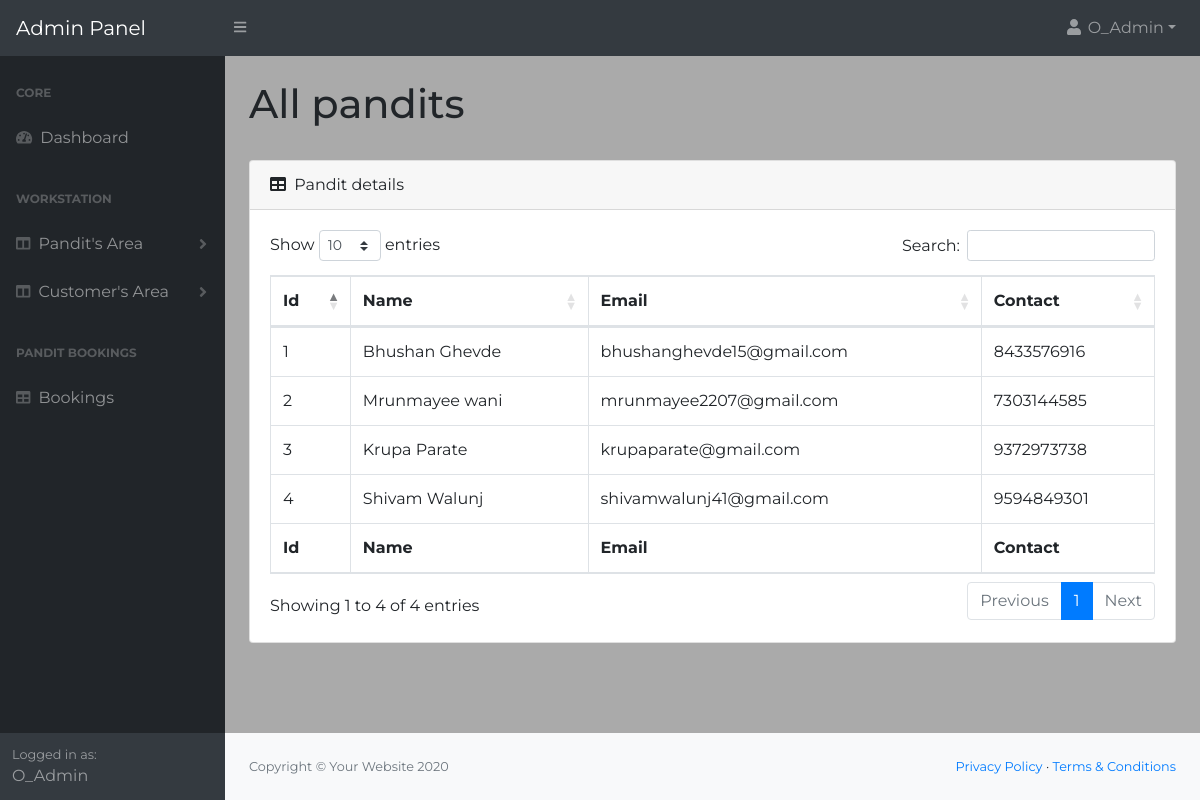
Page /AdminPanel/Dashboard/allcustomers.php (signed in) on the committed database.
### tables this page shows
CREATE TABLE `customers` (
  `customer_id` int(254) NOT NULL,
  `fullname` varchar(254) NOT NULL,
  `phone` bigint(10) NOT NULL,
  `email` varchar(254) NOT NULL,
  `password` varchar(254) NOT NULL,
  `CreationDate` timestamp NOT NULL DEFAULT current_timestamp() ON UPDATE current_timestamp()
);

### AdminPanel/Dashboard/allcustomers.php (the view, shortened to what this page needs)
<?php
include_once('../../includes/config.php');
?>
<!DOCTYPE html>
<html lang="en">
    <head>
        <link href="css/styles.css" rel="stylesheet" />
		<link href="css/stylesform.css" rel="stylesheet" />
        <link href="https://cdn.datatables.net/1.10.20/css/dataTables.bootstrap4.min.css" rel="stylesheet" />
    </head>
    <body class="sb-nav-fixed">
        <nav class="sb-topnav navbar navbar-expand navbar-dark bg-dark">
            <a class="navbar-brand" href="index.php">Admin Panel</a>
            <button class="btn btn-link btn-sm order-1 order-lg-0" id="sidebarToggle" href="#"><i class="fas fa-bars"></i></button>
            <ul class="navbar-nav ml-auto ml-md-0">
                <li class="nav-item dropdown">
                    <a class="nav-link dropdown-toggle" id="userDropdown" href="#" role="button" data-toggle="dropdown" aria-haspopup="true" aria-expanded="false"><i class="fas fa-user fa-fw"></i><?php
                echo " ".$_SESSION['name'];
            ?></a>
                </li>
            </ul>
        </nav>
        <div id="layoutSidenav">
            <div id="layoutSidenav_nav">
                <nav class="sb-sidenav accordion sb-sidenav-dark" id="sidenavAccordion">
                    <div class="sb-sidenav-menu">
                        <div class="nav">
                            <div class="sb-sidenav-menu-heading">Core</div>
                            <a class="nav-link" href="index.php">
                                <div class="sb-nav-link-icon"><i class="fas fa-tachometer-alt"></i></div>
                                Dashboard
                            </a>
                            <div class="sb-sidenav-menu-heading">WorkStation</div>
                            <a class="nav-link collapsed" href="#" data-toggle="collapse" data-target="#collapseLayouts" aria-expanded="false" aria-controls="collapseLayouts">
                                <div class="sb-nav-link-icon"><i class="fas fa-columns"></i></div>
                                Pandit's Area
                                <div class="sb-sidenav-collapse-arrow"><i class="fas fa-angle-down"></i></div>
                            </a>
                            <a class="nav-link collapsed" href="#" data-toggle="collapse" data-target="#collapseLayouts1" aria-expanded="false" aria-controls="collapseLayouts">
                                <div class="sb-nav-link-icon"><i class="fas fa-columns"></i></div>
                                Customer's Area
                                <div class="sb-sidenav-collapse-arrow"><i class="fas fa-angle-down"></i></div>
                            </a>
                            <div class="sb-sidenav-menu-heading">Pandit Bookings</div>
                            <a class="nav-link" href="bookings.php">
                                <div class="sb-nav-link-icon"><i class="fas fa-table"></i></div>
                                Bookings
                            </a>
                        </div>
                    </div>
                    <div class="sb-sidenav-footer">
                        <div class="small">Logged in as:</div>
                        <?php
                echo " ".$_SESSION['name'];
            ?>
                    </div>
                </nav>
            </div>
            <div id="layoutSidenav_content">
                <main>
                    <div class="container-fluid">
                        <h1 class="mt-4">All pandits</h1><br>
                        <div class="card mb-4">
                            <div class="card-header">
                                <i class="fas fa-table mr-1"></i>
                                Pandit details
                            </div>
                            <div class="card-body">
                                <div class="table-responsive">
                                    <table class="table table-bordered" id="dataTable" width="100%" cellspacing="0">
                                        <thead>
                                            <tr>
                                                <th>Id</th>
                                                <th>Name</th>
                                                <th>Email</th>
                                                <th>Contact</th>
                                            </tr>
                                        </thead>
                                        <tfoot>
                                            <tr>
                                                <th>Id</th>
                                                <th>Name</th>
                                                <th>Email</th>
                                                <th>Contact</th>
                                            </tr>
                                        </tfoot>
                                        <tbody>
                                        <?php
                                        $sql = "SELECT * FROM customers";
                                        if($result = mysqli_query($con, $sql))
                                        {
                                            if(mysqli_num_rows($result) > 0)
                                            {
                                                while($row = mysqli_fetch_array($result))
                                                {
                                                    echo "<tr>";
                                                        echo "<td>" . $row['customer_id'] . "</td>";
                                                        echo "<td>" . $row['fullname'] . "</td>";
                                                        echo "<td>" . $row['email'] . "</td>";
                                                        echo "<td>" . $row['phone'] . "</td>";
                                                    echo "</tr>";
                                                }
                                            }
                                        }
                                                ?>
                                        </tbody>
                                    </table>
                                </div>
                            </div>
                        </div>
                    </div>
                </main>
                <footer class="py-4 bg-light mt-auto">
                    <div class="container-fluid">
                        <div class="d-flex align-items-center justify-content-between small">
                            <div class="text-muted">Copyright &copy; Your Website 2020</div>
                            <div>
                                <a href="#">Privacy Policy</a>
                                &middot;
                                <a href="#">Terms &amp; Conditions</a>
                            </div>
                        </div>
                    </div>
                </footer>
            </div>
        </div>
    </body>
</html>

### AdminPanel/Dashboard/css/stylesform.css (style rules this page uses)
* { margin: 0; padding: 0; box-sizing: border-box; list-style: none; font-family: 'Montserrat', sans-serif; }
body { background: #aaaaaa; }

### rows in the picture
customers: customer_id "1", fullname "Bhushan Ghevde", email "bhushanghevde15@gmail.com", phone "8433576916"
customers: customer_id "2", fullname "Mrunmayee wani", email "mrunmayee2207@gmail.com", phone "7303144585"
customers: customer_id "3", fullname "Krupa Parate", email "krupaparate@gmail.com", phone "9372973738"
customers: customer_id "4", fullname "Shivam Walunj", email "shivamwalunj41@gmail.com", phone "9594849301"

### other values in the picture
$_SESSION['name'] "O_Admin"
